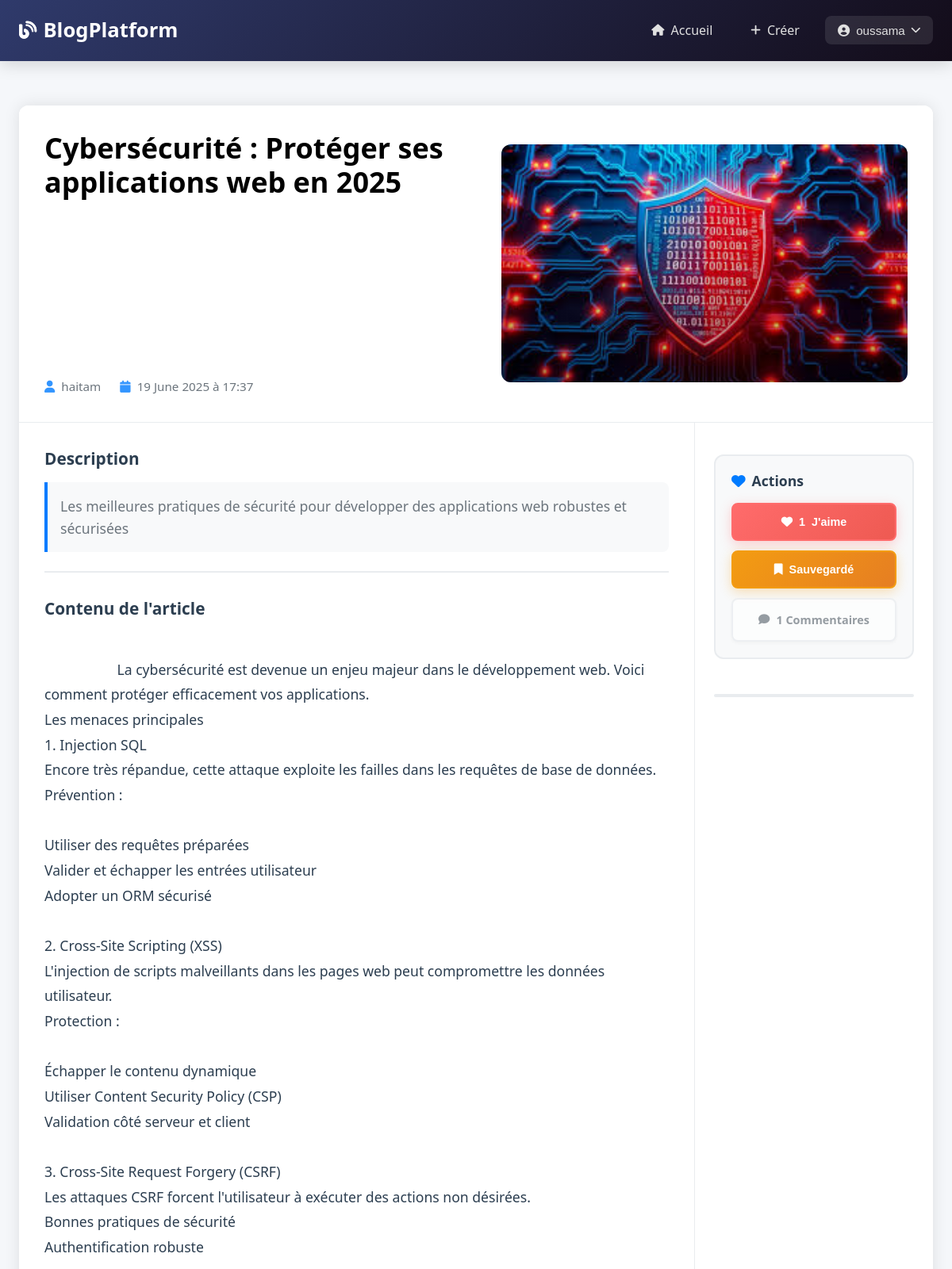
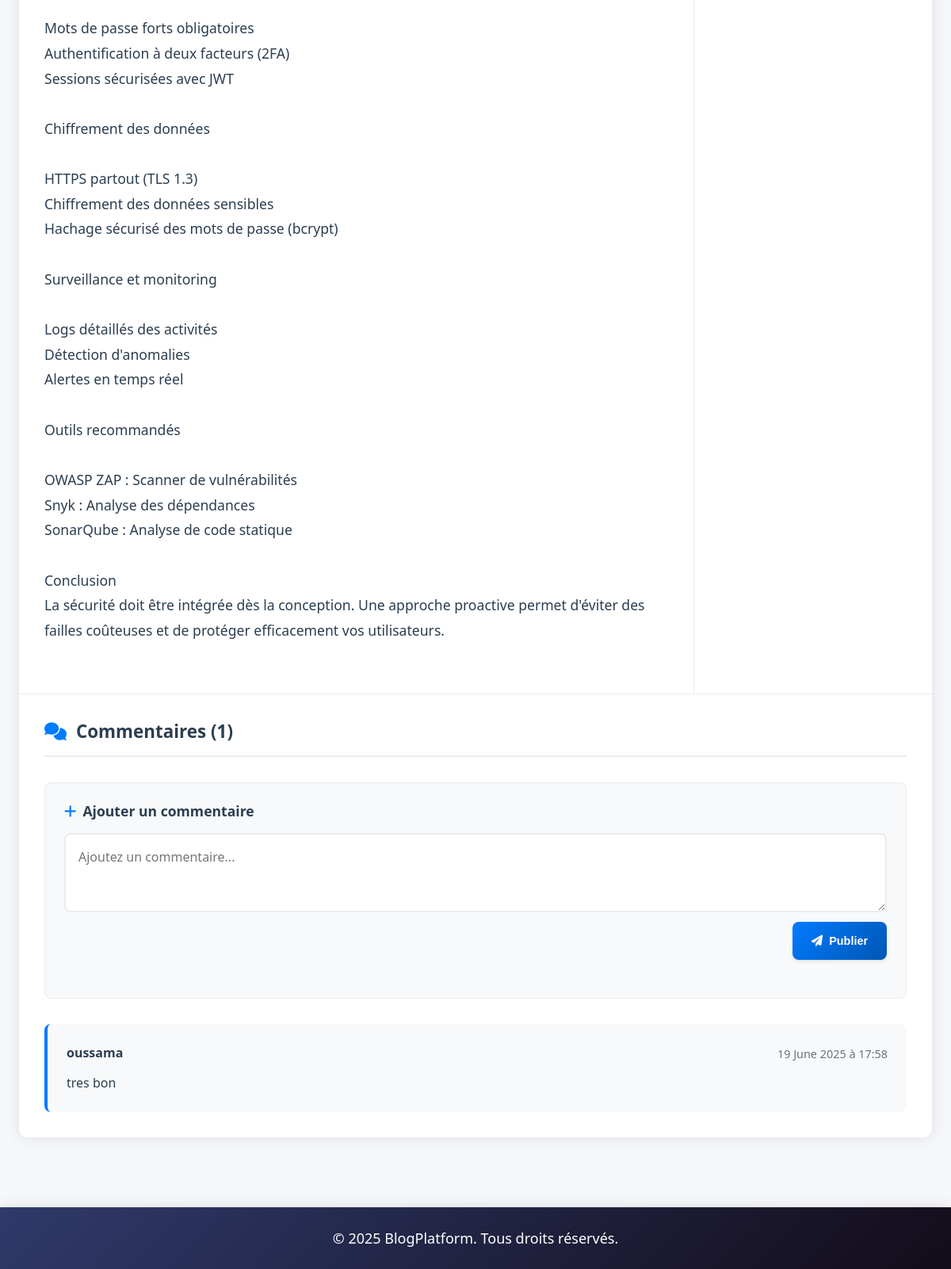
Screenshot of /article/3 (signed in) with the database file from the repository (2 pictures, top to bottom).
### tables this page shows
CREATE TABLE users (
                id INTEGER PRIMARY KEY AUTOINCREMENT,
                username TEXT UNIQUE NOT NULL,
                email TEXT UNIQUE NOT NULL,
                password_hash TEXT NOT NULL,
                created_at TIMESTAMP DEFAULT CURRENT_TIMESTAMP
            );

CREATE TABLE articles (
                id INTEGER PRIMARY KEY AUTOINCREMENT,
                title TEXT NOT NULL,
                description TEXT,
                content TEXT NOT NULL,
                image_filename TEXT,
                author_id INTEGER NOT NULL,
                created_at TIMESTAMP DEFAULT CURRENT_TIMESTAMP,
                updated_at TIMESTAMP DEFAULT CURRENT_TIMESTAMP,
                FOREIGN KEY (author_id) REFERENCES users (id)
            );

CREATE TABLE comments (
                id INTEGER PRIMARY KEY AUTOINCREMENT,
                content TEXT NOT NULL,
                article_id INTEGER NOT NULL,
                user_id INTEGER NOT NULL,
                created_at TIMESTAMP DEFAULT CURRENT_TIMESTAMP,
                FOREIGN KEY (article_id) REFERENCES articles (id) ON DELETE CASCADE,
                FOREIGN KEY (user_id) REFERENCES users (id)
            );

### main.py (the view)
@app.route("/article/<int:article_id>")
def article_detail(article_id):
    user = get_current_user()
    article = db.get_article_by_id(article_id) or abort(404)
    comments = db.get_article_comments(article_id)
    is_liked = db.is_article_liked(article_id, user["id"]) if user else False
    is_saved = db.is_article_saved(article_id, user["id"]) if user else False
    return render_template(
        "articles/detail.html",
        title=f"{article['title']} - Blog Platform",
        user=user,
        article=article,
        comments=comments,
        is_liked=is_liked,
        is_saved=is_saved
    )

### database.py (called while the page is built)
    def get_connection(self):
        conn = sqlite3.connect(self.db_path)
        conn.row_factory = sqlite3.Row
        return conn

    def get_article_by_id(self, article_id):
        conn = self.get_connection()
        cursor = conn.cursor()
        cursor.execute('''
            SELECT a.*, u.username as author_name,
                   (SELECT COUNT(*) FROM likes WHERE article_id = a.id) as likes_count,
                   (SELECT COUNT(*) FROM comments WHERE article_id = a.id) as comments_count
            FROM articles a
            JOIN users u ON a.author_id = u.id
            WHERE a.id = ?
        ''', (article_id,))
        article = cursor.fetchone()
        conn.close()
        return dict(article) if article else None

    def get_article_comments(self, article_id):
        conn = self.get_connection()
        cursor = conn.cursor()
        cursor.execute('''
            SELECT c.*, u.username as author_name
            FROM comments c
            JOIN users u ON c.user_id = u.id
            WHERE c.article_id = ?
            ORDER BY c.created_at DESC
        ''', (article_id,))
        comments = cursor.fetchall()
        conn.close()
        return [dict(comment) for comment in comments]

    def is_article_liked(self, article_id, user_id):
        if not user_id:
            return False
        conn = self.get_connection()
        cursor = conn.cursor()
        cursor.execute('''
            SELECT id FROM likes WHERE article_id = ? AND user_id = ?
        ''', (article_id, user_id))
        result = cursor.fetchone()
        conn.close()
        return result is not None

    def is_article_saved(self, article_id, user_id):
        if not user_id:
            return False
        conn = self.get_connection()
        cursor = conn.cursor()
        cursor.execute('''
            SELECT id FROM saved_articles WHERE article_id = ? AND user_id = ?
        ''', (article_id, user_id))
        result = cursor.fetchone()
        conn.close()
        return result is not None

### main.py (called while the page is built)
def get_current_user():
    sid = request.cookies.get("session_id")
    return session_mgr.get_user(sid) if sid else None

### templates/articles/detail.html (shortened to what this page needs)
{% extends "base.html" %}
{% block content %}
<div class="article-detail-container">
    <section class="article-hero-section">
        <div class="hero-title-section">
            <h1 class="article-title">{{ article.title }}</h1>
            <div class="article-meta">
                <div class="meta-item">
                    <i class="fas fa-user"></i>
                    <span>{{ article.author_name }}</span>
                </div>
                <div class="meta-item">
                    <i class="fas fa-calendar"></i>
                    <span>{{ article.created_at|format_date }}</span>
                </div>
            </div>
        </div>
        <div class="hero-image-section">
            {% if article.image_filename %}
            <div class="article-hero">
                <img src="/static/{{ article.image_filename }}" alt="{{ article.title }}" class="hero-image">
                <div class="hero-overlay"></div>
            </div>
            {% endif %}
        </div>
    </section>
    <section class="article-main-section">
        <div class="article-content-area">
            {% if article.description %}
            <div class="article-description">
                <h3>Description</h3>
                <p>{{ article.description }}</p>
            </div>
            {% endif %}
            <div class="article-content">
                <h3>Contenu de l'article</h3>
                <div class="article-body">
                    {{ article.content }}
                </div>
            </div>
        </div>
        <div class="article-actions-area">
            <div class="sticky-sidebar">
                <div class="sidebar-section actions-section">
                    <h4><i class="fas fa-heart"></i> Actions</h4>
                    <div class="article-actions">
                        {% if user %}
                        <button onclick="toggleLike({{ article.id }})" id="like-btn"
                            class="action-btn like-btn {% if is_liked %}active{% endif %}">
                            <i class="fas fa-heart"></i>
                            <span id="likes-count">{{ article.likes_count }}</span> J'aime
                        </button>
                        <button onclick="toggleSave({{ article.id }})" id="save-btn"
                            class="action-btn save-btn {% if is_saved %}active{% endif %}">
                            <i class="fas fa-bookmark"></i>
                            <span id="save-text">{% if is_saved %}Sauvegardé{% else %}Sauvegarder{% endif %}</span>
                        </button>
                        {% else %}
                        <div class="action-btn disabled">
                            <i class="fas fa-heart"></i>
                            <span>{{ article.likes_count }} J'aime</span>
                        </div>
                        {% endif %}
                        <div class="action-btn disabled">
                            <i class="fas fa-comment"></i>
                            <span>{{ comments|length }} Commentaires</span>
                        </div>
                    </div>
                </div>
                <div class="scroll-indicator">
                </div>
            </div>
        </div>
    </section>
    <section class="comments-section">
        <div class="comments-container">
            <div class="comments-header">
                <h3><i class="fas fa-comments"></i> Commentaires ({{ comments|length }})</h3>
            </div>
            {% if user %}
            <div class="comments-form-area">
                <h4><i class="fas fa-plus"></i> Ajouter un commentaire</h4>
                <form onsubmit="addComment(event, {{ article.id }})" class="comment-form">
                    <div class="form-group">
                        <textarea name="content" placeholder="Ajoutez un commentaire..." required
                            class="comment-input"></textarea>
                        <button type="submit" class="btn btn-primary comment-submit">
                            <i class="fas fa-paper-plane"></i> Publier
                        </button>
                    </div>
                </form>
            </div>
            {% endif %}
            <div class="comments-main">
                <div id="comments-list" class="comments-list">
                    {% for comment in comments %}
                    <div class="comment-item">
                        <div class="comment-header">
                            <strong class="comment-author">{{ comment.author_name }}</strong>
                            <small class="comment-date">{{ comment.created_at|format_date }}</small>
                        </div>
                        <p class="comment-content">{{ comment.content }}</p>
                    </div>
                    {% endfor %}
                </div>
            </div>
        </div>
    </section>
</div>
{% endblock %}
{% block styles %}
<link rel="stylesheet" href="{{ url_for('static', filename='css/articles/detail.css') }}">
{% endblock %}

### templates/partials/navbar.html (shortened to what this page needs)
<header class="header">
    <nav class="navbar">
        <a href="/" class="logo">
            <i class="fas fa-blog"></i>BlogPlatform
        </a>
        <div class="nav-menu" id="navMenu">
            <a href="/" class="nav-link">
                <i class="fas fa-home"></i>Accueil
            </a>
            {% if user %}
            <a href="/create-article" class="nav-link">
                <i class="fas fa-plus"></i>Créer
            </a>
            <div class="nav-dropdown" id="userDropdown">
                <button class="nav-dropdown-btn">
                    <i class="fas fa-user-circle"></i>{{ user.username }}
                    <i class="fas fa-chevron-down"></i>
                </button>
            </div>
            {% endif %}
        </div>
    </nav>
</header>

### static/css/base.css (style rules this page uses)
:root { --primary-color: #007bff; --primary-dark: #0056b3; --primary-light: #66b3ff; --secondary-color: #6c757d; --success-color: #28a745; --danger-color: #dc3545; --warning-color: #ffc107; --info-color: #17a2b8; --light-color: #f8f9fa; --dark-color: #343a40; --background-color: #f5f7fa; --card-background: #ffffff; --text-color: #2c3e50; --text-muted: #6c757d; --border-color: #e9ecef; --shadow-sm: 0 2px 4px rgba(0, 0, 0, 0.06); --shadow-md: 0 4px 12px rgba(0, 0, 0, 0.1); --shadow-lg: 0 10px 25px rgba(0, 0, 0, 0.15); --border-radius: 8px; --border-radius-lg: 12px; --transition: all 0.3s cubic-bezier(0.4, 0, 0.2, 1); }
*, *::before, *::after { box-sizing: border-box; margin: 0; padding: 0; }
html { font-size: 16px; scroll-behavior: smooth; }
body { font-family: 'Segoe UI', Tahoma, Geneva, Verdana, sans-serif; background: var(--background-color); color: var(--text-color); line-height: 1.6; -webkit-font-smoothing: antialiased; -moz-osx-font-smoothing: grayscale; }
h1, h2, h3, h4, h5, h6 { font-weight: 600; line-height: 1.3; margin-bottom: 0.8rem; color: var(--dark-color); }
h1 { font-size: clamp(2rem, 5vw, 2.5rem); }
h3 { font-size: clamp(1.25rem, 3vw, 1.5rem); }
h4 { font-size: 1.25rem; }
p { margin-bottom: 1rem; color: var(--text-color); }
a { color: var(--primary-color); text-decoration: none; transition: var(--transition); }
.form-group { margin-bottom: 1.5rem; }
.btn { display: inline-flex; align-items: center; justify-content: center; gap: 0.5rem; padding: 0.7rem 1.5rem; border: 2px solid transparent; border-radius: var(--border-radius); cursor: pointer; text-decoration: none; font-size: 0.95rem; font-weight: 500; transition: var(--transition); position: relative; overflow: hidden; }
.btn::before { content: ''; position: absolute; top: 0; left: -100%; width: 100%; height: 100%; background: linear-gradient(90deg, transparent, rgba(255, 255, 255, 0.2), transparent); transition: left 0.5s; }
.btn-primary { background: linear-gradient(135deg, #667eea 0%, #764ba2 100%); color: white; box-shadow: var(--shadow-md); }

### static/css/partials/navbar.css (style rules this page uses)
.header { background: linear-gradient(135deg, #2f3a6b 0%, #130c19 100%); box-shadow: 0 4px 20px rgba(0, 0, 0, 0.15); position: sticky; top: 0; z-index: 1000; backdrop-filter: blur(10px); }
.navbar { display: flex; align-items: center; justify-content: space-between; max-width: 1200px; margin: 0 auto; padding: clamp(0.8rem, 2vw, 1rem) clamp(1rem, 2vw, 1.5rem); }
.logo { color: #fff; text-decoration: none; font-size: clamp(1.4rem, 3vw, 1.6rem); font-weight: 700; display: flex; align-items: center; transition: all 0.3s ease; background: white; -webkit-background-clip: text; -webkit-text-fill-color: transparent; background-clip: text; }
.logo i { margin-right: 0.5rem; background: white; -webkit-background-clip: text; -webkit-text-fill-color: transparent; font-size: 1.4rem; }
.nav-menu { display: flex; align-items: center; gap: 1rem; }
.nav-link { color: #e0e0e0; text-decoration: none; padding: clamp(0.5rem, 1vw, 0.6rem) 1rem; display: flex; align-items: center; border-radius: 8px; transition: all 0.3s ease; position: relative; font-weight: 500; }
.nav-link i { margin-right: 0.5rem; font-size: 0.9rem; }
.nav-dropdown { position: relative; }
.nav-dropdown-btn { background: rgba(255, 255, 255, 0.1); padding: clamp(0.5rem, 1vw, 0.6rem) 1rem; border: none; color: #e0e0e0; cursor: pointer; display: flex; align-items: center; font-size: 0.95rem; gap: 0.5rem; border-radius: 8px; transition: all 0.3s ease; font-weight: 500; backdrop-filter: blur(10px); }
.nav-dropdown-btn i:last-child { transition: transform 0.3s ease; font-size: 0.8rem; }

### rows the page displays
users: username "oussama"
articles: title "Cybersécurité : Protéger ses applications web en 2025", created_at "19 June 2025 à 17:37", image_filename (picture), description "Les meilleures pratiques de sécurité pour développer des applications web robustes et sécurisées", content "La cybersécurité est devenue un enjeu majeur dans le développement web. Voici comment protéger efficacement vos applications. Les menaces principales 1. Injection SQL Encore très répandue, cette attaque exploite les failles dans les requêtes de base de données. Prévention : Utiliser des requêtes préparées Valider et échapper les entrées utilisateur Adopter un ORM sécurisé 2. Cross-Site Scripting (XSS) L'injection de scripts malveillants dans les pages web peut compromettre les données utilisateur. Protection : Échapper le contenu dynamique Utiliser Content Security Policy (CSP) Validation côté serveur et client 3. Cross-Site Request Forgery (CSRF) Les attaques CSRF forcent l'utilisateur à…"
users: author_name "haitam"
comments: author_name "oussama", created_at "19 June 2025 à 17:58", content "tres bon"

### other values shown
{{ article.likes_count }} "1"
{{ comments|length }} "1"
